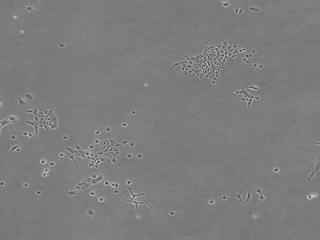
%> input picture trackers/TLD/input/001.jpg, 320 x 240 px
$ octave --eval "result = segmentCellNuclei(imread('../trackers/TLD/input/001.jpg'));"   (GNU Octave 9; MATLAB toolbox functions it lacks are replaced by stand-ins)
%> lines starting %> are read from the running program, lines starting %| are printed output that depends on the picture; in (x1, y1, x2, y2) boxes, pixels count from 0 and x2, y2 are one past the last pixel; in counts of white or black regions, pixels touching at a corner belong together; the program's own positions count from 1
function [ segmentResult, nucleiStatus ] = segmentCellNuclei( im )
% segmente cell nuclei
% im :              one-single image
% segmentResult:    cell Mask
% nucleiStatus:     contains status information

im_mask = rgb2gray(im);
im_mask = im2bw(im_mask,0.37);
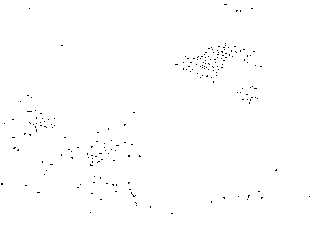
%> im_mask: size 240x320 logical; 99.5% white; black in thin lines or dots, all inside (x1, y1, x2, y2) = (1, 4, 310, 214)
im_mask = ~im_mask;
im_mask = bwareaopen(im_mask,30);
%> im_mask: size 240x320 logical; every value is 0
se = strel('disk', 2);     % opt SIZE
mask = imclose(im_mask,se);
% subplot(122);
% imshow(mask);

% get cell by Rect
[mask , cellNum] = bwlabeln(mask);
%> mask: size 240x320 double; every value is 0
%> cellNum = 0
status=regionprops(mask,'BoundingBox');
%> status = 0 regions
% [8 lines of commented-out code are left out]
plusPixel = 2;
for i=1:cellNum
    status(i).BoundingBox(1) = status(i).BoundingBox(1)- plusPixel;
    status(i).BoundingBox(2) = status(i).BoundingBox(2)- plusPixel;
    status(i).BoundingBox(3) = status(i).BoundingBox(3) + 2*plusPixel;
    status(i).BoundingBox(4) = status(i).BoundingBox(4) + 2*plusPixel;

end
%> this loop made 0 passes


% [6 lines of commented-out code are left out]

nucleiStatus = status;
%> nucleiStatus = 0 regions
segmentResult = mask;


end
